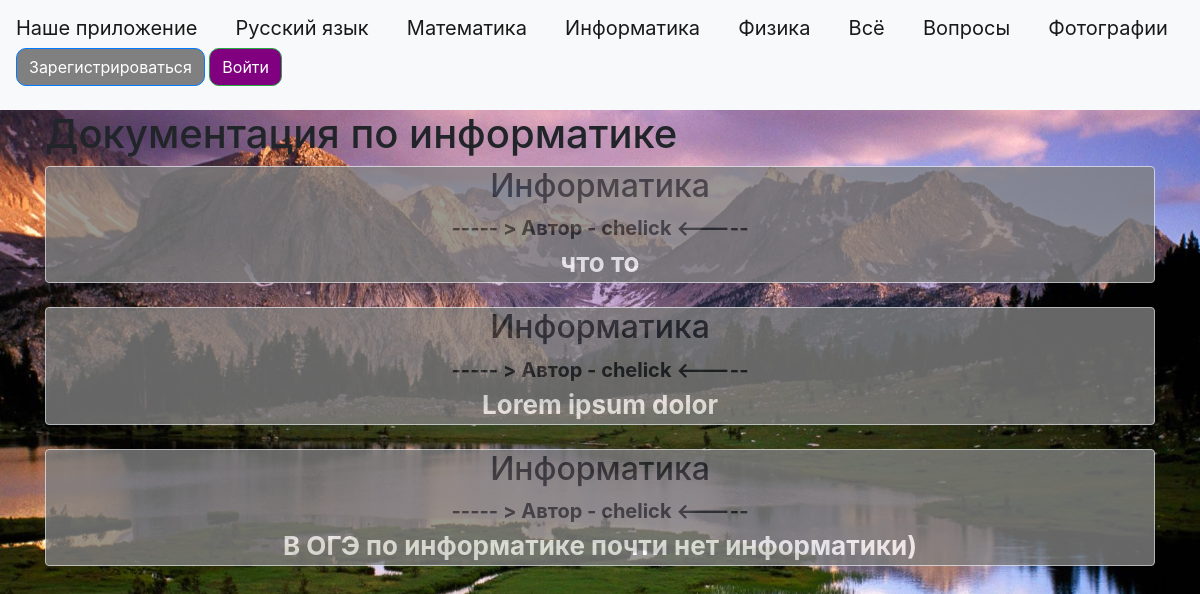
Page /ict.html on the committed database.
### data/news.py (models this page shows)
class News(SqlAlchemyBase):
    __tablename__ = 'news'
    id = sqlalchemy.Column(sqlalchemy.Integer,
                           primary_key=True, autoincrement=True)
    title = sqlalchemy.Column(sqlalchemy.String, nullable=True)
    content = sqlalchemy.Column(sqlalchemy.String, nullable=True)
    created_date = sqlalchemy.Column(sqlalchemy.DateTime,
                                     default=datetime.datetime.now)
    is_question = sqlalchemy.Column(sqlalchemy.Boolean, default=True)
    user_id = sqlalchemy.Column(sqlalchemy.Integer,
                                sqlalchemy.ForeignKey("users.id"))
    user = orm.relationship('User')
    answers = orm.relationship('Answer', back_populates='question', lazy='dynamic')

### data/users.py (models this page shows, shortened)
class User(SqlAlchemyBase, UserMixin):
    __tablename__ = 'users'
    id = sqlalchemy.Column(sqlalchemy.Integer,
                           primary_key=True, autoincrement=True)
    name = sqlalchemy.Column(sqlalchemy.String, nullable=True)
    about = sqlalchemy.Column(sqlalchemy.String, nullable=True)
    email = sqlalchemy.Column(sqlalchemy.String,
                              index=True, unique=True, nullable=True)
    hashed_password = sqlalchemy.Column(sqlalchemy.String, nullable=True)
    created_date = sqlalchemy.Column(sqlalchemy.DateTime,
                                     default=datetime.datetime.now)
    news = orm.relationship("News", back_populates='user')

### main.py (the view)
@app.route("/ict.html")
def ict():
    db_sess = db_session.create_session()
    news = db_sess.query(News).filter(News.title == 'Информатика').filter(News.is_question != True)
    return render_template("ict.html", news=news, title='ICT Documentation')

### data/db_session.py (called while the page is built)
def create_session() -> Session:
    global __factory
    return __factory()

### templates/ict.html (shortened to what this page needs)
{% extends "base.html" %}
{% block content %}
<h1>Документация по информатике</h1>
{% for item in news%}
<div class="col-md6 border rounded" style="background-color: gray; opacity: .8;">
    <h2 style="text-align: center;">{{item.title}}</h2>
    <div style="font-size: 20px; text-align: center; font-weight: bold">
        ----- > Автор - {{item.user.name}} <-----
    </div>
    <div style="text-align: center; font-size: 26px; font-weight: bold; color: white;">
        {{item.content}}
    </div>
</div>
<br>
{% endfor %}
{% endblock %}

### rows in the picture
News: title "Информатика", user.name "chelick", content "что то"
News: title "Информатика", user.name "chelick", content "Lorem ipsum dolor"
News: title "Информатика", user.name "chelick", content "В ОГЭ по информатике почти нет информатики)"
